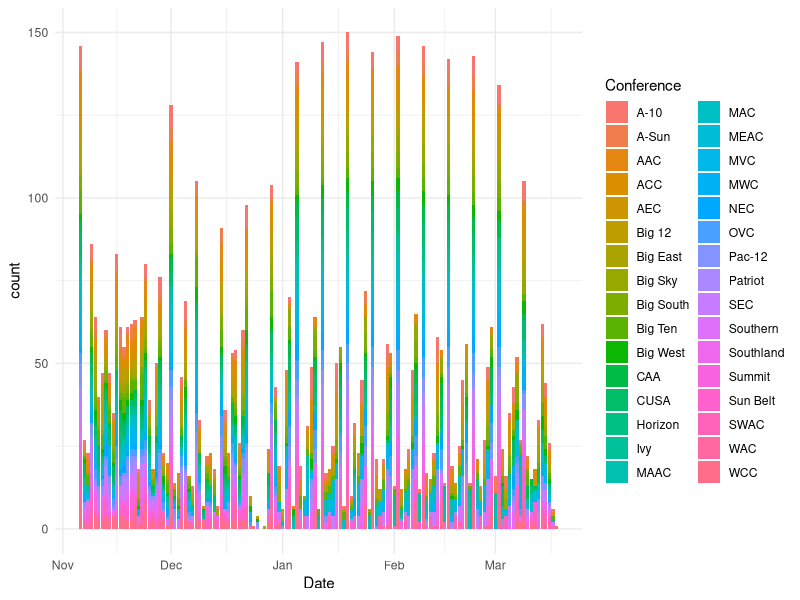
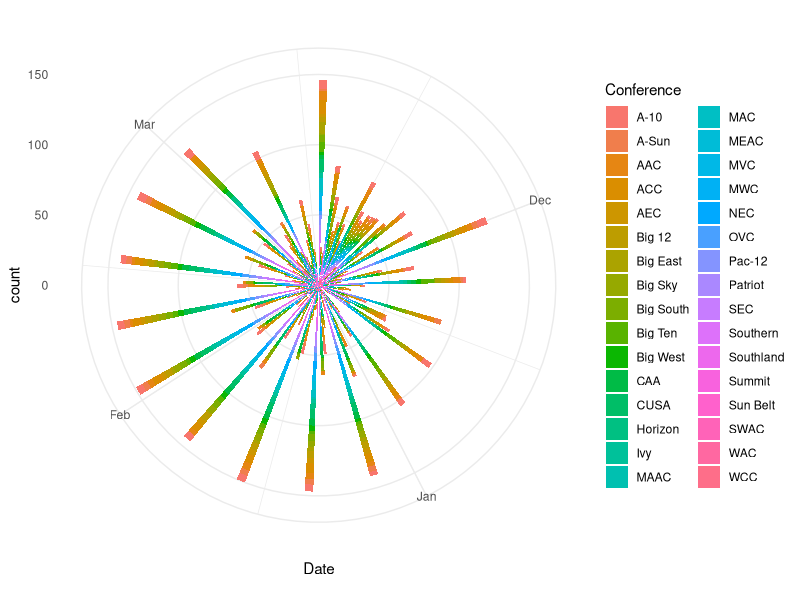
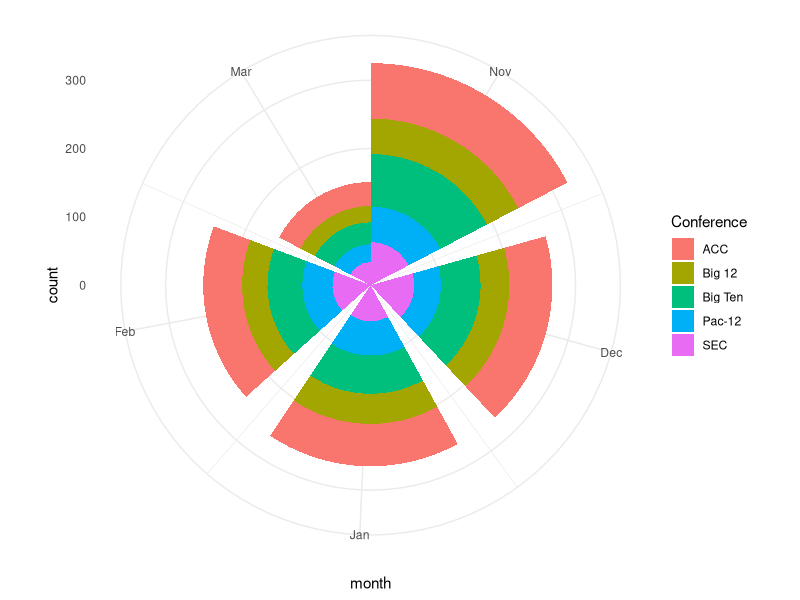
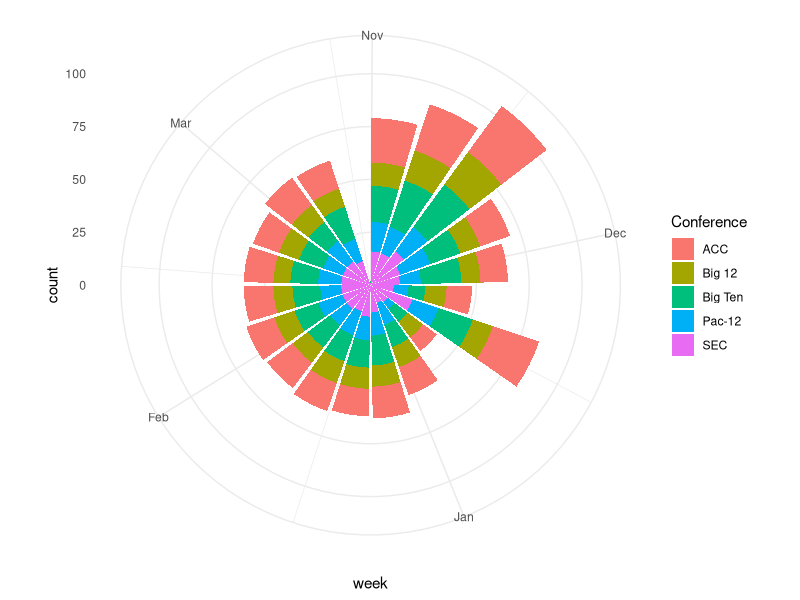

These charts were generated, in order, by the following R code:
## ---- chunk 1
library(tidyverse)
library(lubridate)
## ---- chunk 2
logs <- read_csv("data/logs19.csv")
## ---- chunk 3
winlosslogs <- logs %>% mutate(winloss = case_when(
  grepl("W", W_L) ~ 1, 
  grepl("L", W_L) ~ 0)
) %>% filter(Date < "2019-03-19")
## ---- chunk 4
dates <- winlosslogs %>% group_by(Date, Conference) %>% summarize(wins = sum(winloss))
## ---- chunk 5
ggplot() + geom_bar(data=dates, aes(x=Date, weight=wins, fill=Conference)) + theme_minimal()
## ---- chunk 6
ggplot() + geom_bar(data=dates, aes(x=Date, weight=wins, fill=Conference)) + theme_minimal() + coord_polar()
## ---- chunk 7
p5 <- c("SEC", "Big Ten", "Pac-12", "Big 12", "ACC")
## ---- chunk 8
wins <- winlosslogs %>% mutate(month = floor_date(Date, unit="months")) %>% group_by(month, Conference) %>% summarize(wins=sum(winloss)) %>% filter(Conference %in% p5) 
## ---- chunk 9
ggplot() + geom_bar(data=wins, aes(x=month, weight=wins, fill=Conference)) + theme_minimal() + coord_polar()
## ---- chunk 10
wins <- winlosslogs %>% mutate(week = floor_date(Date, unit="weeks")) %>% group_by(week, Conference) %>% summarize(wins=sum(winloss)) %>% filter(Conference %in% p5) 
## ---- chunk 11
ggplot() + geom_bar(data=wins, aes(x=week, weight=wins, fill=Conference)) + theme_minimal() + coord_polar()
